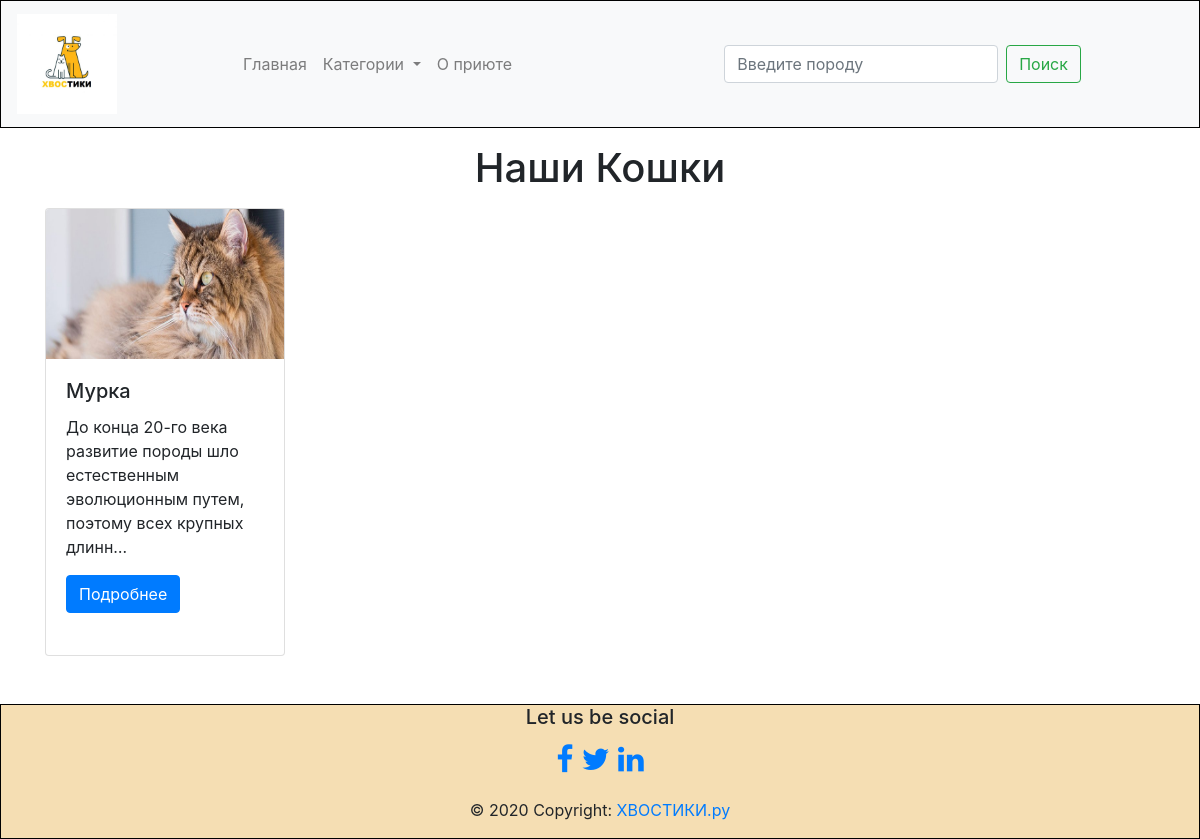
Screenshot of /animal_type/2/ with the database file from the repository.
### animals_shelter/models.py (models this page shows, shortened)
class AnimalType(models.Model):
    type_name = models.CharField(max_length=50, verbose_name='Вид животного')
    def __str__(self):
        return self.type_name

class Animal(models.Model):
    animal_name = models.CharField(max_length=100, verbose_name='Кличка')
    breed = models.CharField(max_length=50, verbose_name='Порода')
    description = models.TextField(verbose_name='Описание', help_text='Описание данного животного')
    receipt_date = models.DateField(verbose_name='Дата поступления', default=datetime.date.today())
    photo = models.ImageField(upload_to='', blank=True, verbose_name='Фото')
    animal_type = models.ForeignKey(AnimalType,  null=True, on_delete=models.CASCADE, verbose_name='Тип животного')

### animals_shelter/views.py (the view)
# urls.py: path('animal_type/<int:id>/', views.animal_type_list, name='animal_type'),
def animal_type_list(request, id):
    animal_type = AnimalType.objects.get(id=id)
    animal_types = AnimalType.objects.all()
    animals = Animal.objects.filter(animal_type=animal_type)
    context = {'animals': animals,
               'animal_type': animal_type,
               'animal_types': animal_types}
    return render(request, 'animal_type_list.html', context)

### animals_shelter/templates/animal_type_list.html
{% extends 'base.html' %}
{% load static %}
{% block content %}
<h1 class="header  d-flex justify-content-center mt-3">Наши {{ animal_type }}</h1>
<div class="container">
	<div class="row">
		{% for animal in animals %}
			<div class="col-sm-4 mt-2">
				<div class="card" style="width: 15rem; height: 28rem;">
				<img class="card-img-top" src="{{ animal.photo.url }}" alt="Card image cap" height="150">
					<div class="card-body">
							<h5 class="card-title">{{ animal.animal_name }}</h5>
							<p class="card-text">{{ animal.description|truncatechars:100 }}</p>
							<a href="{% url 'animal_detail' id=animal.id %}" class="btn btn-primary">Подробнее</a>
					</div>
				</div>
			</div>
		{% endfor %}
	</div>
</div>
{% endblock %}

### rows the page displays
AnimalType: type_name "Кошки"
Animal: photo (picture), animal_name "Мурка", description "До конца 20-го века развитие породы шло естественным эволюционным путем, поэтому всех крупных длинн…"
